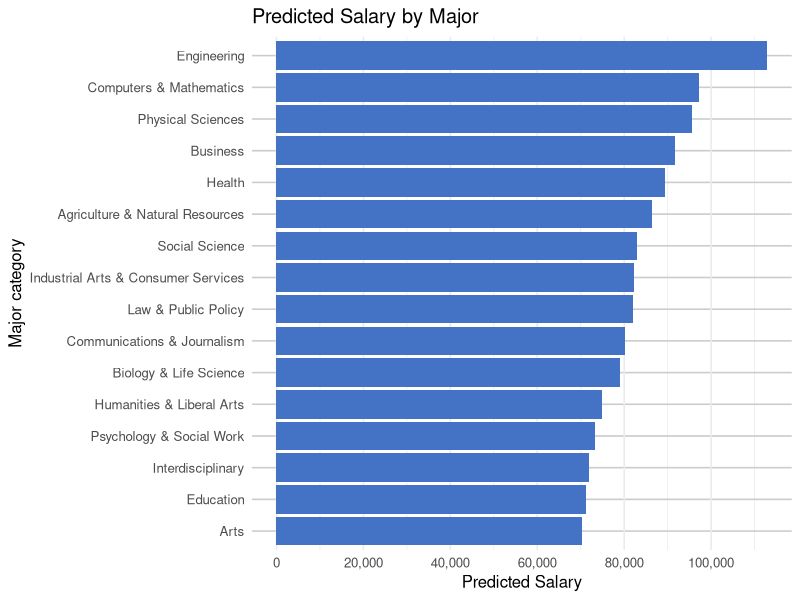
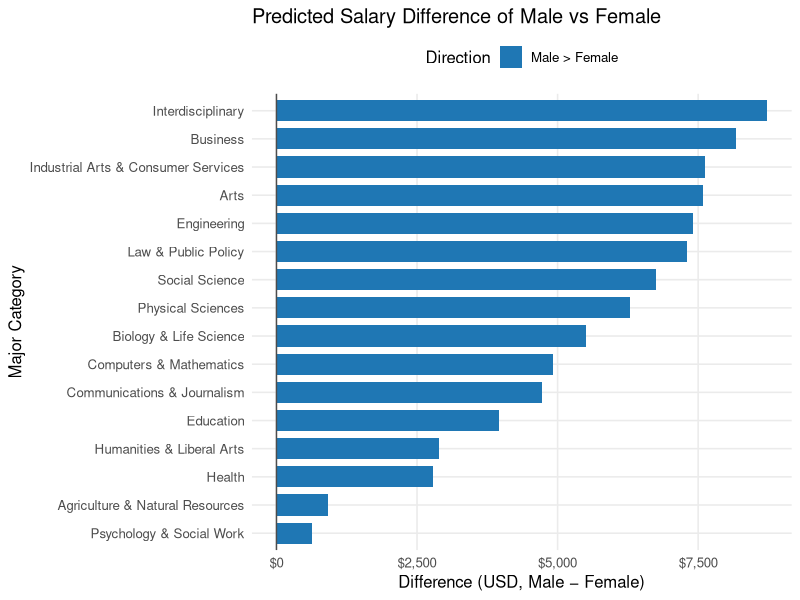
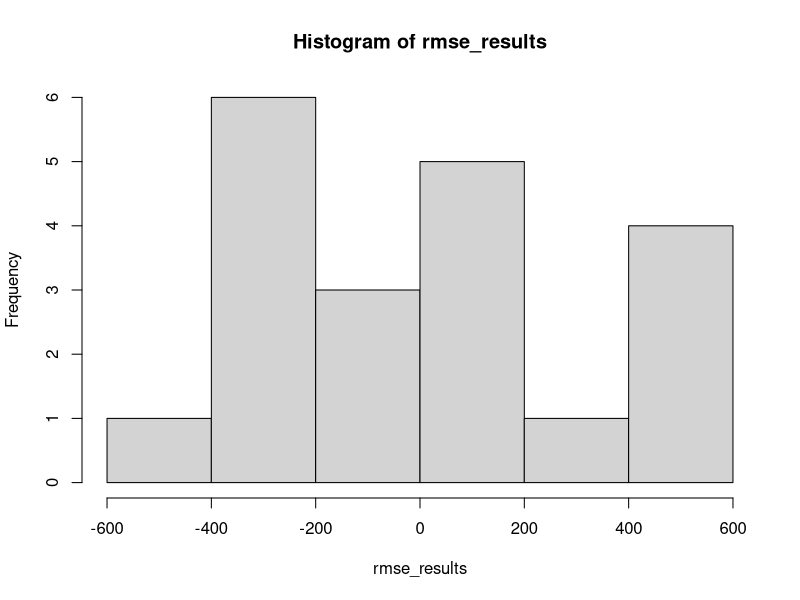
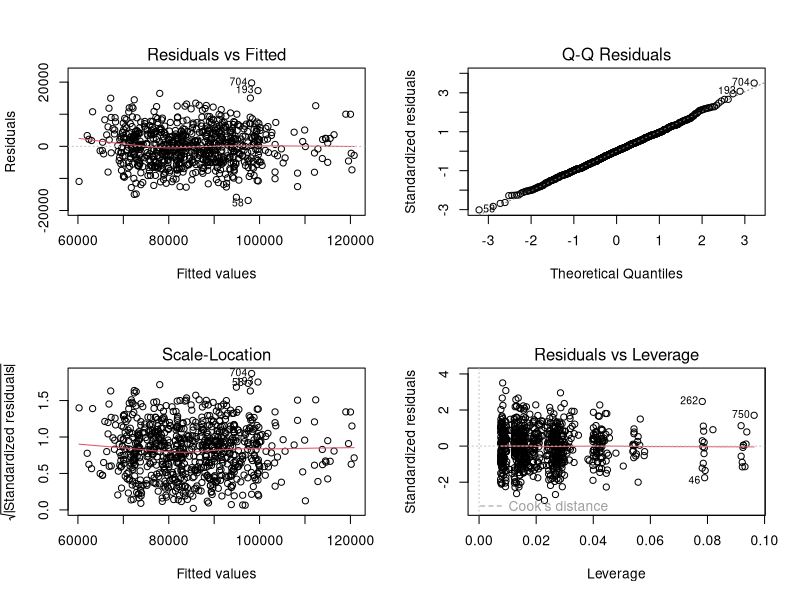

Reproduce these figures in R, in order.
## ---- chunk 1

#library for data cleaning and graphs

library(tidyverse)

## ---- chunk 2

# reading in data and creating factors
sal_df <- vroom::vroom("Salary.csv")

sal_df <- sal_df |>
  mutate(
    MajorCategory = factor(MajorCategory),
    Sex = factor(Sex)
  )

# creating a linear model. Salary predicted my Major, GPA and sex. No interaction
sal_lm<-lm(Salary~ .,sal_df)
#linear model that includes an interaction between GPA and MajorCategory
sal_lm_int_GPA_MAJ  <- lm(Salary ~ GPA * MajorCategory + Sex, data = sal_df)

head(sal_df)
## ---- chunk 3


# 1) Pull GPA beta (estimate) and p-value from the summary object
smry <- summary(sal_lm)
coef_mat <- smry$coefficients

gpa_estimate <- coef_mat["GPA", "Estimate"]
gpa_pvalue   <- coef_mat["GPA", "Pr(>|t|)"]

# 2) Confidence interval (default 95%)
gpa_ci <- confint(sal_lm, "GPA", level = 0.95)

# Print nicely
cat("GPA beta (Estimate):", round(gpa_estimate, 4), "\n")
cat("GPA p-value        :", signif(gpa_pvalue, 4), "\n")
cat("GPA 95% CI         : [",
    round(gpa_ci[1], 4), ", ", round(gpa_ci[2], 4), "]\n", sep = "")


## ---- chunk 4

# Recommended contrasts for Type III tests
options(contrasts = c("contr.sum", "contr.poly"))
car::Anova(sal_lm_int_GPA_MAJ, type = 3)
## ---- chunk 5

# code to perform f-test between base lm, and an lm that doesn't include Major
print(anova(sal_lm, lm(Salary~ -MajorCategory,sal_df)))

# we see that major is significant, so now we view the summary of the model with major.
summary(sal_lm)

maj_df <- expand.grid(Sex = "F", GPA = 3.5, MajorCategory = unique(sal_df$MajorCategory))

maj_preds <- predict(sal_lm, new_data = as.data.frame(maj_df))

## ---- chunk 6

# make df for diff majors holding constant of female w/ 3.5 GPA
maj_df <- expand.grid(Sex = "F", GPA = 3.5, MajorCategory = unique(sal_df$MajorCategory))

# predict salaries for diff majors
maj_preds <- predict(sal_lm, newdata = maj_df)




## ---- chunk 7

# Ensure you used the correct arg for base R lm
maj_preds <- predict(sal_lm, newdata = maj_df, se.fit = TRUE)

# Bind predictions back to maj_df
plot_df <- maj_df %>%
  mutate(
    .pred = maj_preds$fit,
  ) %>%
  # Order majors by predicted value for a nicer chart
  mutate(MajorCategory = reorder(MajorCategory, .pred))

library(scales)

ggplot(plot_df, aes(x = MajorCategory, y = .pred)) +
  geom_col(fill = "#4472C4") +
  coord_flip() +  # if you prefer horizontal bars (often easier to read)
  scale_y_continuous(
    breaks = scales::breaks_pretty(n = 5),      # more ticks
    minor_breaks = waiver(),                     # add minor gridlines
    labels = label_number(big.mark = ",")        # or label_dollar() if these are $ values
    # e.g., labels = label_dollar(accuracy = 1)
  ) +
  theme_minimal(base_size = 12) +
  theme(
    panel.grid.minor.y = element_line(color = "grey85"),  # emphasize minor gridlines
    panel.grid.major.y = element_line(color = "grey80")
  ) +
  labs(x = "Major category", y = "Predicted Salary", title = "Predicted Salary by Major")
## ---- chunk 8
sal_lm_sex_major <- lm(
  Salary ~ GPA + Sex * MajorCategory,
  data = sal_df
)

summary(sal_lm_sex_major)

## ---- chunk 9
library(dplyr)
library(tidyr)

# Ensure factors in newdata match the model's training data
# If your model used Sex = c("Female","Male"), adjust the levels/labels accordingly.
maj_df <- expand.grid(
  MajorCategory = levels(sal_df$MajorCategory),
  Sex           = c("F", "M"),
  GPA           = 3.5,
  KEEP.OUT.ATTRS = FALSE,
  stringsAsFactors = FALSE
) %>%
  arrange(MajorCategory, Sex) %>%                 # ensure (Major, then F, then M)
  mutate(
    MajorCategory = factor(MajorCategory, levels = levels(sal_df$MajorCategory)),
    Sex = factor(Sex, levels = levels(sal_df$Sex)) # IMPORTANT: match model levels
  )

# Predict for each row
maj_df$pred <- predict(sal_lm_sex_major, newdata = maj_df)

# Pivot to get columns pred_F and pred_M, then compute Male - Female
major_diffs <- maj_df %>%
  select(MajorCategory, Sex, pred) %>%
  tidyr::pivot_wider(names_from = Sex, values_from = pred, names_prefix = "pred_") %>%
  mutate(diff_M_minus_F = pred_M - pred_F) %>%
  arrange(MajorCategory)

major_diffs
## ---- chunk 10
library(ggplot2)
library(dplyr)

# If you want to sort majors by the size of the difference:
major_diffs_plot <- major_diffs %>%
  mutate(
    # order by diff (largest positive at top after coord_flip)
    MajorCategory = reorder(MajorCategory, diff_M_minus_F),
    # color bars by direction of gap
    sign = ifelse(diff_M_minus_F >= 0, "Male > Female", "Female > Male")
  )

ggplot(major_diffs_plot, aes(x = MajorCategory, y = diff_M_minus_F, fill = sign)) +
  geom_col(width = 0.75) +
  geom_hline(yintercept = 0, color = "gray30") +
  coord_flip() +
  scale_fill_manual(values = c("Male > Female" = "#1f77b4", "Female > Male" = "#d62728")) +
  labs(
    title = "Predicted Salary Difference of Male vs Female",
    x = "Major Category",
    y = "Difference (USD, Male − Female)",
    fill = "Direction"
  ) +
  scale_y_continuous(labels = scales::label_dollar()) +
  theme_minimal(base_size = 12) +
  theme(
    panel.grid.minor = element_blank(),
    legend.position = "top"
  )
## ---- chunk 11

# linear model using all predictors and no interactions. As seen above, just defined again for clarity
sal_lm<-lm(Salary~ .,sal_df)

# linear model using all predictors and interactions found to be significant:
sal_interaction_lm <- lm(Salary ~ MajorCategory * Sex + MajorCategory * GPA, data = sal_df)


# function to perform k-fold cv for a single fold.
# take input of k, the kth fold
# calculates rmse for the models with and without interactions
# returns difference of rmse of the 2

cross_validate <- function(k){
  val_set <- sal_df |> filter(folds == k)
  train_set <- sal_df |> filter(folds != k)
  
  preds_1 <- predict.lm(lm(Salary ~ MajorCategory * Sex + MajorCategory * GPA, data = train_set),
            newdata = val_set)
  rmse_1 <- sqrt(mean((preds_1 - val_set[["Salary"]])^2))
  
  preds_2 <- predict.lm(lm(Salary ~ MajorCategory + Sex + GPA, data = train_set),
            newdata = val_set)
  rmse_2 <- sqrt(mean((preds_2 - val_set[["Salary"]])^2))
  
  rmse_1 - rmse_2
}

K <- 20

# randomly creates partitions for folds
folds <- rep(1:K, length = nrow(sal_df))|>
  sample()


rmse_results <- sapply(1:K, FUN = cross_validate)

# results of k-fold validation comparison
print(summary(rmse_results))
hist(rmse_results)



## ---- chunk 12

# function similar to above
#instead of finding difference, just calclates rmse for 1 and returns it
cross_validate_one <- function(k){
  val_set <- sal_df |> filter(folds == k)
  train_set <- sal_df |> filter(folds != k)
  
  preds <- predict.lm(lm(Salary ~ Sex + MajorCategory + GPA, data = train_set),
            newdata = val_set)
  sqrt(mean((preds - val_set[["Salary"]])^2))
}

K <- 20

# see above cell
folds <- rep(1:K, length = nrow(sal_df))|>
  sample()


rmse_results <- sapply(1:K, FUN = cross_validate_one)

# statistics from k_folds
print(sd(sal_df[["Salary"]]))
print(mean(rmse_results))
print(summary(rmse_results))
## ---- chunk 13
set.seed(545)

# randomly selecting a person from the df
pick <- sample(1:length(sal_df$Salary),1)

# gets explanatory variables for that person
info <- as.data.frame(sal_df)[pick,2:4]

#makes prediction for salary
prediction <- predict(sal_lm, info)

#prints explanatory variables, and also difference between prediciton and actual salary.
print(info)
print(prediction - sal_df$Salary[pick])
## ---- chunk 14

# creates a plot of various lm assumptions
par(mfrow = c(2,2))
plot(sal_lm)
